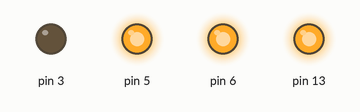
Simulated run of this sketch. Board: Arduino Uno, built with avr-gcc and run on an emulated ATmega328P. Parts: output pins drawn as LEDs (lit = HIGH).

Above: at 0.7 s.
At 2.2 s:
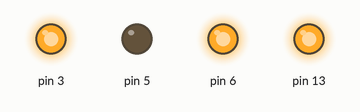
At 3.7 s:
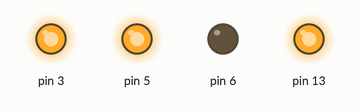
At 5.2 s:
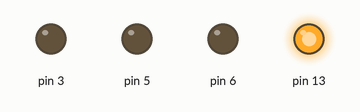
At 6.7 s:
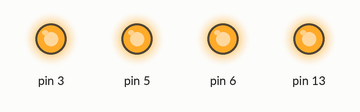
Timing chart, 0 to 9.8 s (numbered marks = the images above):
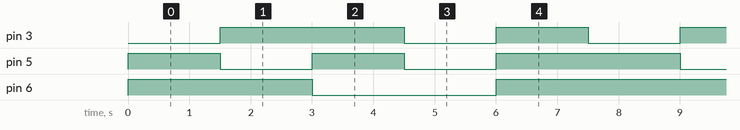

Measured:
- by itself, pin 3, pin 5: repeats every 7.5 s: LOW 1.5 s, HIGH 1.5 s, LOW 1.5 s, HIGH 3.0 s
- by itself, pin 6: repeats every 7.5 s: LOW 3.0 s, HIGH 4.5 s
- by itself, everything shown: repeats every 7.5 s, in 5 steps

The sketch:

BlinkFullColorLED.ino
```cpp
/*
  BlinkFullColorLED
  フルカラーLEDの色を制御するサンプル（digitalWrite版）です。
  赤・青・緑・白(全色点灯)の順に点灯させます。
　ここではフルカラーLEDは(+)の側が共通の端子になっているアノードコモンタイプを使用します。
  RGB(赤、青、緑)の三色それぞれにカソード端子が付いています。

  ポイント：
　* アノードは共通のため、一色ごとに入力電圧を上げたり下げたりできない。
  * アノード側は常に電圧（3.3V）をかけた状態にしておく。
  * カソード側に同じ値の電圧（3.3V）をかけると電位差が0になり、電流が流れないため
  　LEDが消灯する。カソード側は3端子あるので、それぞれの色を個別に制御できる。
  * 赤の内部LEDは青、緑の内部LEDに比べ、点灯するのに必要な電圧が小さい。
  　そのため三色を同時に点灯させようとすると、電流が流れやすい赤の回路のみ点灯し、他の色は点灯しない。
  　これを回避するため、赤の回路に抵抗を入れて３つの回路に同等に電流が流れるよう調整する。

  回路:
  * LEDのアノードピン(１本だけ長い)をpin 13 に接続
  * LEDのカソードピン（赤）を抵抗（330Ω）を挟んでpin 3に接続
  * LEDのカソードピン（青）抵抗なしでpin 5に接続
  * LEDのカソードピン（緑）抵抗なしでpin 6に接続

  created 17 Sep 2015
  by Toru Hagihara

   このコードはパブリックドメインの元で配布されています。
 */


void setup() {
  // initialize digital pin 13 as an output.
  pinMode(13, OUTPUT); //アノードピン
  pinMode(3, OUTPUT); //カソードピン(赤)
  pinMode(5, OUTPUT); //カソードピン(青)
  pinMode(6, OUTPUT); //カソードピン(緑)

  //アノードに電圧をかける（常にHIGH)
  digitalWrite(13, HIGH); // LEDのアノード側をHIGH(3.3V)に設定します。
}

// the loop function runs over and over again forever
void loop() {
  //赤に点灯させる
  digitalWrite(3, LOW);
  digitalWrite(5, HIGH);
  digitalWrite(6, HIGH);
  delay(1500);

  //青に点灯させる
  digitalWrite(3, HIGH);
  digitalWrite(5, LOW);
  digitalWrite(6, HIGH);
  delay(1500);

  //緑に点灯させる
  digitalWrite(3, HIGH);
  digitalWrite(5, HIGH);
  digitalWrite(6, LOW);
  delay(1500);

  //白に点灯させる
  digitalWrite(3, LOW);
  digitalWrite(5, LOW);
  digitalWrite(6, LOW);
  delay(1500);

  //消灯させる
  digitalWrite(3, HIGH);
  digitalWrite(5, HIGH);
  digitalWrite(6, HIGH);
  delay(1500);
}
```
